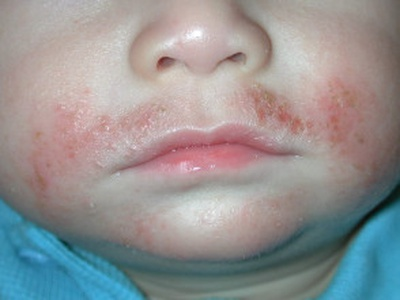
#> input picture Eczema Dataset/Acute/0_0.jpg, 400 x 300 px
$ python -i eczema_detection.py   (imports and definitions only)   (older library calls are emulated)
#> lines starting #> are read from the running program, lines starting #| are printed output that depends on the picture; after the words box and inside, x2 and y2 are one past the last pixel; in counts of white or black regions, pixels touching at a corner belong together
#> further down, picture is the input picture: shape (300, 400, 3); mean B, G, R 146.8, 146.3, 147.7
# -*- coding: utf-8 -*-
"""
Created on Fri Nov 19 20:01:23 2021

@author: 60112
"""

from skimage import io, exposure, morphology, filters, color, \
                    segmentation, feature, measure, img_as_float, img_as_ubyte
from skimage.color.adapt_rgb import adapt_rgb, each_channel, hsv_value

import numpy as np
import matplotlib.pyplot as plt
import cv2
import glob
import PIL
from PIL import Image
import os, sys
from skimage.morphology import (erosion, dilation, opening, closing,  # noqa
                                white_tophat)
from skimage.morphology import black_tophat, skeletonize, convex_hull_image  # noqa
from skimage.morphology import disk
from skimage.segmentation import watershed
#warnings.simplefilter("ignore")
from scipy import ndimage as ndi
from skimage import img_as_ubyte
from sklearn.cluster import KMeans
from skimage.measure import label as skilabel

from scipy import ndimage

### Libraries
import numpy as np
import cv2
from skimage import filters as skifilters
from scipy import ndimage
import skimage
from skimage import filters

from sklearn.cluster import KMeans
from skimage.measure import label as skilabel

from scipy import ndimage

#color moment
#
### Libraries
import numpy as np
from scipy.stats import skew
from scipy.stats import kurtosis
from skimage.feature import greycomatrix, greycoprops
from sklearn.model_selection import train_test_split, GridSearchCV
from sklearn import svm

from sklearn.metrics import confusion_matrix, f1_score, precision_score,  recall_score, accuracy_score, classification_report


"""
resize all images in folder
folder1= "./Eczema/Acute/"
folder2= "./Eczema/Chronic/"
def resize (folder):
    for i in os.listdir(folder):
        file = f"{folder}\\{i}"
        im = Image.open(file)
        im = im.resize((400, 300), Image.ANTIALIAS)
        im.save(file,quality=95)

resize(folder1)
resize(folder2)"""

#*****************************************************************************************
#reading image from file(Acute&Chronic)
diseases = [('Acute','acute'),
           ('Chronic','chronic')]

image_db = []
# [8 lines not run here, left out]


#for fair judgement we take equal number of image sfrom each folder
image_list=[]
image_db_fair = [ic[:396] for ic in image_db]
# [1 line not run here, left out]
image_list= np.array(image_db_fair)


#original images list append to another list as backup
count=0
original_images=[]
# [6 lines not run here, left out]

#len(original_images)

#****************************************************************************************

#Image Pre-processing
#****************************************************************************************

#create the mask to filter
# [9 lines left out: function create_circular_mask, not called in this run]


kernel = np.ones((2,2),np.uint8)

#denoise image
@adapt_rgb(each_channel)
def median_filter_each(image):
    return filters.median(image, kernel)

#this function purpose is to remove hair and water mark from image
def occlusion_removal(img,threshold=10,kernel=8,minArea=30000):
    # Remove Dark Hair Occlusions in Dermatoscopic Images via LUV Color Space
#> called with threshold = 10, kernel = 8, minArea = 30000
    luv       = cv2.cvtColor(img, cv2.COLOR_RGB2Luv)
#> luv: shape (300, 400, 3); mean of channels 0, 1, 2 154.4, 96.9, 132.8

    # Morphological Closing via Spherical SE
    kernel    = cv2.getStructuringElement(cv2.MORPH_ELLIPSE,(kernel,kernel))
    closing   = cv2.morphologyEx(luv, cv2.MORPH_CLOSE, kernel)
#> closing: shape (300, 400, 3); mean of channels 0, 1, 2 157.2, 97.2, 133.5

    # Generate Masks via Hysteresis Thresholding Difference Image in L Channel
    diffc      = closing[:,:,0]-luv[:,:,0]
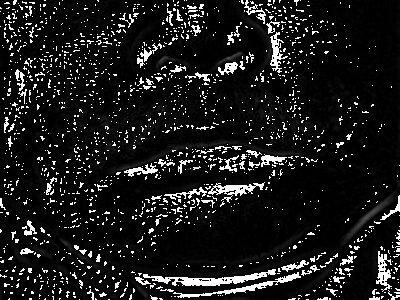
#> diffc: shape (300, 400); min 0, max 255, mean 27
    maskc      = (skifilters.apply_hysteresis_threshold(diffc,threshold,70)).astype(np.uint8)*255
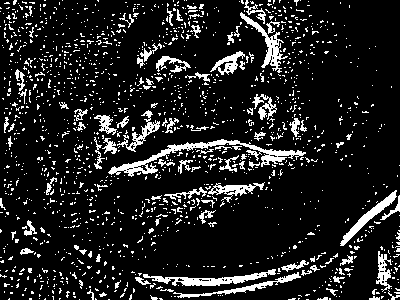
#> maskc: shape (300, 400); 12.6% white in thin lines or dots

    # Remove Side Components
    label_im, nb_labels = ndimage.label(maskc)
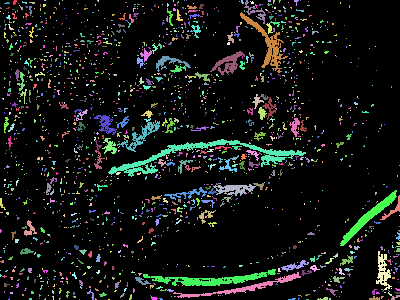
#> label_im: shape (300, 400) int32; 1751 distinct labels, from 0 to 1750; one colour per label, 0 black
#> nb_labels = 1750
    sizes               = ndimage.sum(maskc, label_im, range(nb_labels + 1))
#> sizes = 1751 values, max 324360 at index 949, min 0 at index 0, mean 2200
    temp_mask           = sizes > minArea
    maskc               = (temp_mask[label_im]*255).astype(np.uint8)
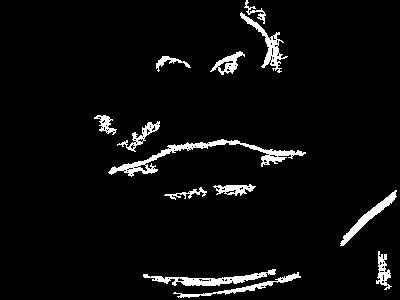
#> maskc: shape (300, 400); 4.5% white; 13 white regions, largest, box (x1, y1, x2, y2) and area: (108, 139, 306, 177) 1272, (143, 269, 276, 286) 763, (240, 12, 288, 73) 582

    mask_3dc   = maskc[:,:,None] * np.ones(3,dtype=np.uint8)[None, None, :]
#> mask_3dc: shape (300, 400, 3); mean of channels 0, 1, 2 11.6, 11.6, 11.6
    basec      = cv2.bitwise_not(maskc)
    base_3dc   = basec[:,:,None] * np.ones(3,dtype=np.uint8)[None, None, :]
#> base_3dc: shape (300, 400, 3); mean of channels 0, 1, 2 243.4, 243.4, 243.4

    # Restitch Preprocessed Image
    preimagec  = ((base_3dc/255)*luv).astype(np.uint8)
#> preimagec: shape (300, 400, 3); mean of channels 0, 1, 2 148.4, 92.5, 126.9
    postimagec = ((mask_3dc/255)*closing).astype(np.uint8)
#> postimagec: shape (300, 400, 3); mean of channels 0, 1, 2 6.4, 4.4, 6
    fullc      = preimagec + postimagec
#> fullc: shape (300, 400, 3); mean of channels 0, 1, 2 154.8, 96.9, 132.9
    outputc    = cv2.cvtColor(fullc, cv2.COLOR_Luv2RGB)

    return outputc, maskc

#Equalize the image contrast using  the Contrast-Limited Adaptive
#Histogram Equalization (CLAHE) method.
def clahe_LAB(img,clip=0.9,tile=8):
    # Contrast Limited Adaptive Histogram Equalization in LAB Color Space
#> called with clip = 0.9, tile = 8
    lab        = cv2.cvtColor(img, cv2.COLOR_RGB2LAB)
#> lab: shape (300, 400, 3); mean of channels 0, 1, 2 154.8, 129.5, 127.6
    clahe      = cv2.createCLAHE(clipLimit=clip, tileGridSize=(tile,tile))
    lab[:,:,0] = clahe.apply(lab[:,:,0])
#> lab: shape (300, 400, 3); mean of channels 0, 1, 2 152.9, 129.5, 127.6
    output     = cv2.cvtColor(lab, cv2.COLOR_LAB2RGB)
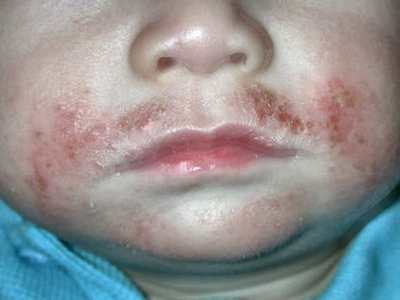
#> output: shape (300, 400, 3); mean B, G, R 144.8, 144.6, 145.6
    return output


#segmwet the  skin region using threshold and watershed algorithm
# [35 lines left out: function segment_image, not called in this run]


#function to apply all above methods
def pre_processing(img,seg=False):

    # Occlusion Removal
    occ,mask1 = occlusion_removal(img)
    # CLAHE Preprocessing
    cl   = clahe_LAB(occ)
    #denoise
    img=median_filter_each(cl)
    if seg:
    # segment only interested region
        img=segment_image(img)
    return img


#plotting images
# [1 line not run here, left out]
# [1 line that did not run here, left out]

# Occlusion Removal
# [1 line that did not run here, left out]

#denoised image
# [1 line that did not run here, left out]

# CLAHE Preprocessing
# [1 line that did not run here, left out]

"""plt.figure(figsize=(12,8))
plt.subplot(141),    plt.imshow(img), plt.title('Original Image'), plt.axis("off")
plt.subplot(142),    plt.imshow(hr1), plt.title('Occlusion Removal'), plt.axis("off")
plt.subplot(143),    plt.imshow(hr2), plt.title('Denoised'), plt.axis("off")
plt.subplot(144),    plt.imshow(cl1), plt.title('Enhanced Image'), plt.axis("off")

#plt.subplot(133),    plt.imshow(cl1), plt.title('Original Image'), plt.axis("off")
plt.axis('off')
plt.savefig('foo.png')  """


# [8 lines not run here, left out]
# [1 line that did not run here, left out]
# [3 lines not run here, left out]

#save the segmented images to directory
"""count=1
for i in range(0,len(image_list)):
    for im in range(0,len(image_list[i])):
        input_img=image_list[i][im]
        img = pre_processing(input_img)
        img = cv2.cvtColor(img, cv2.COLOR_RGB2BGR)
        cv2.imwrite("Segmented/"+str(count)+".jpg",img)
        count+=1 """


#append data without segmentation to see the result comparison in classification
count=0
pre_process=[]
# [7 lines not run here, left out]

#*************************************************************************************


#*************************************************************************************

#Feature Extraction

#texture feature
# [105 lines left out: functions GLCM, entropyplus, entropyplus_3, color_moments, extract_features, not called in this run]

# Feature Vector Length (Redundancy Check)
#demo = np.array(extract_features(image_list[0][0]))
#print("Feature Vector Shape: "+str(demo.shape))
#demo

#*****************************************************************************************


#reading from segmented image file

image_db1 = []
path = './segmented/*.jpg'
# [8 lines not run here, left out]
image_db1 = np.array(image_db1)

#apply feature extraction on segmented images
eczema=[]
counter=0
# [7 lines not run here, left out]


#apply feature extraction on non-segmented images
clean_img = np.array(pre_process)

eczema2=[]
counter=0
# [7 lines not run here, left out]


data1=np.squeeze(np.array(eczema))  #segmented
data2=np.squeeze(np.array(eczema2)) #not segmented

labels = []
# [2 lines not run here, left out]


#train model

X =data2  #data2
y = labels

# [1 line that did not run here, left out]


# clf = svm.SVC(gamma='scale', class_weight='balanced')
# clf.fit(X_train, y_train)
# y_pred = clf.predict(X_test)

# [1 line not run here, left out]

param_grid = {'C': [1, 1e1, 1e2, 1e3, 5e3, 1e4],
              'gamma': [0.0001, 0.0005, 0.001, 0.005, 0.01, 0.1],
              'class_weight': [None, 'balanced']}
clf = GridSearchCV(svm.SVC(kernel='rbf'), param_grid)
# [1 line that did not run here, left out]

# [2 lines not run here, left out]

# [1 line that did not run here, left out]


short_labels = [i[0] for i in diseases]

# [1 line that did not run here, left out]
# [1 line that did not run here, left out]
# [1 line not run here, left out]
# [1 line that did not run here, left out]

# [2 lines not run here, left out]
# [1 line that did not run here, left out]
# [1 line that did not run here, left out]
# [1 line that did not run here, left out]
# [4 lines not run here, left out]


import seaborn as sns
ax= plt.subplot()
# [6 lines not run here, left out]


# [20 lines left out: functions showImage, checkPredictions, not called in this run]


# [1 line not run here, left out]

#apply on unseen data
# [11 lines left out: function predict, not called in this run]

# [2 lines not run here, left out]

>>> import cv2
>>> picture = cv2.imread('../Eczema Dataset/Acute/0_0.jpg')
>>> result = pre_processing(picture)

$ run again, on Eczema Dataset/Acute/0_16.jpg
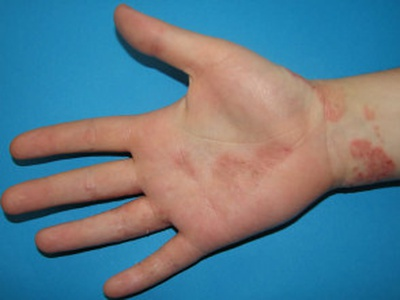
#> input picture Eczema Dataset/Acute/0_16.jpg, 400 x 300 px
#> picture is the input picture: shape (300, 400, 3); mean B, G, R 138.1, 123.9, 96.6
#> luv: shape (300, 400, 3); mean of channels 0, 1, 2 135.6, 106.3, 144.5
#> closing: shape (300, 400, 3); mean of channels 0, 1, 2 138.9, 106.7, 145.2
#> in occlusion_removal, `label_im, nb_labels = ndimage.label(maskc)`:
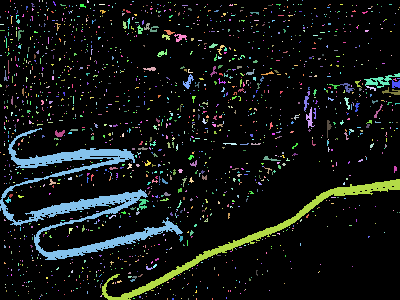
#> label_im: shape (300, 400) int32; 1845 distinct labels, from 0 to 1844; one colour per label, 0 black
#> nb_labels = 1844
#> sizes = 1845 values, max 1131690 at index 1065, min 0 at index 0, mean 1862.7
#> mask_3dc: shape (300, 400, 3); mean of channels 0, 1, 2 14.6, 14.6, 14.6
#> basec: shape (300, 400); 94.3% white; 3 black regions, box (x1, y1, x2, y2) and area: (0, 128, 183, 260) 4438, (102, 179, 400, 300) 2241, (364, 73, 400, 88) 189
#> base_3dc: shape (300, 400, 3); mean of channels 0, 1, 2 240.4, 240.4, 240.4
#> preimagec: shape (300, 400, 3); mean of channels 0, 1, 2 131.8, 100.6, 136.7
#> postimagec: shape (300, 400, 3); mean of channels 0, 1, 2 5.5, 5.7, 7.9
#> fullc: shape (300, 400, 3); mean of channels 0, 1, 2 137.3, 106.3, 144.5
#> in clahe_LAB, `output     = cv2.cvtColor(lab, cv2.COLOR_LAB2RGB)`:
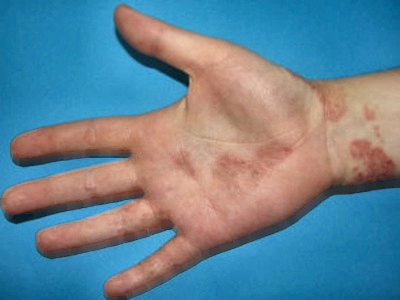
#> output: shape (300, 400, 3); mean B, G, R 146.4, 132, 104.9

$ run again, on Eczema Dataset/Acute/0_17.jpg
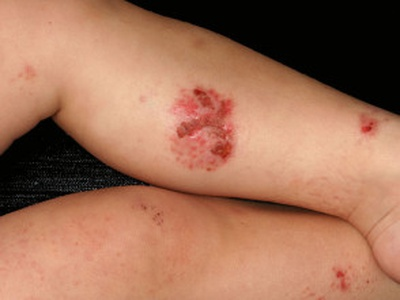
#> input picture Eczema Dataset/Acute/0_17.jpg, 400 x 300 px
#> picture is the input picture: shape (300, 400, 3); mean B, G, R 89.1, 114, 163.2
#> luv: shape (300, 400, 3); mean of channels 0, 1, 2 120, 86.9, 93.9
#> closing: shape (300, 400, 3); mean of channels 0, 1, 2 122.4, 87.1, 94.6
#> in occlusion_removal, `label_im, nb_labels = ndimage.label(maskc)`:
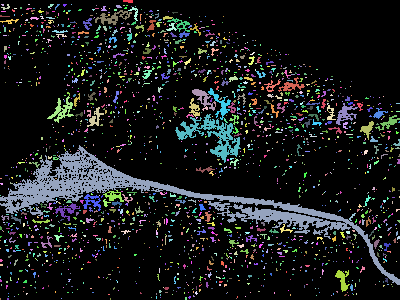
#> label_im: shape (300, 400) int32; 2135 distinct labels, from 0 to 2134; one colour per label, 0 black
#> nb_labels = 2134
#> sizes = 2135 values, max 1646025 at index 1073, min 0 at index 0, mean 2330.7
#> mask_3dc: shape (300, 400, 3); mean of channels 0, 1, 2 19.6, 19.6, 19.6
#> basec: shape (300, 400); 92.3% white; 12 black regions, largest, box (x1, y1, x2, y2) and area: (0, 145, 400, 285) 6455, (175, 114, 241, 163) 963, (192, 88, 231, 120) 375
#> base_3dc: shape (300, 400, 3); mean of channels 0, 1, 2 235.4, 235.4, 235.4
#> preimagec: shape (300, 400, 3); mean of channels 0, 1, 2 114.8, 80, 86.1
#> postimagec: shape (300, 400, 3); mean of channels 0, 1, 2 6.4, 7, 7.8
#> fullc: shape (300, 400, 3); mean of channels 0, 1, 2 121.1, 87, 94
#> in pre_processing, `img=median_filter_each(cl)`:
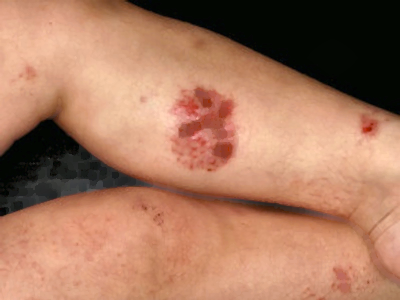
#> img: shape (300, 400, 3); mean B, G, R 96, 121.3, 169.8

$ run again, on Eczema Dataset/Acute/0_18.jpg
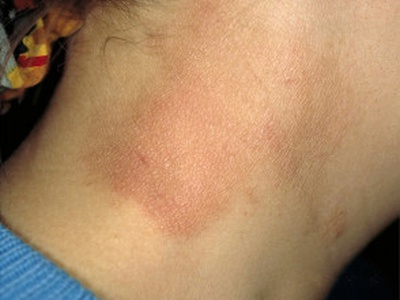
#> input picture Eczema Dataset/Acute/0_18.jpg, 400 x 300 px
#> picture is the input picture: shape (300, 400, 3); mean B, G, R 100.6, 134.7, 169.9
#> luv: shape (300, 400, 3); mean of channels 0, 1, 2 138.5, 84.6, 103.8
#> closing: shape (300, 400, 3); mean of channels 0, 1, 2 143.6, 84.9, 104.4
#> in occlusion_removal, `label_im, nb_labels = ndimage.label(maskc)`:
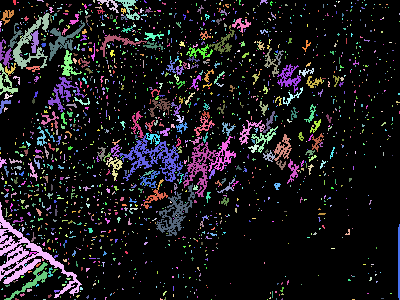
#> label_im: shape (300, 400) int32; 2078 distinct labels, from 0 to 2077; one colour per label, 0 black
#> nb_labels = 2077
#> sizes = 2078 values, max 392445 at index 1588, min 0 at index 0, mean 2369
#> mask_3dc: shape (300, 400, 3); mean of channels 0, 1, 2 16.7, 16.7, 16.7
#> basec: shape (300, 400); 93.5% white; 18 black regions, largest, box (x1, y1, x2, y2) and area: (143, 136, 236, 236) 1544, (0, 202, 82, 298) 1539, (119, 111, 183, 182) 969
#> base_3dc: shape (300, 400, 3); mean of channels 0, 1, 2 238.3, 238.3, 238.3
#> preimagec: shape (300, 400, 3); mean of channels 0, 1, 2 130.4, 78.6, 96.6
#> postimagec: shape (300, 400, 3); mean of channels 0, 1, 2 9.1, 6, 7.3
#> fullc: shape (300, 400, 3); mean of channels 0, 1, 2 139.5, 84.6, 103.9
#> in clahe_LAB, `output     = cv2.cvtColor(lab, cv2.COLOR_LAB2RGB)`:
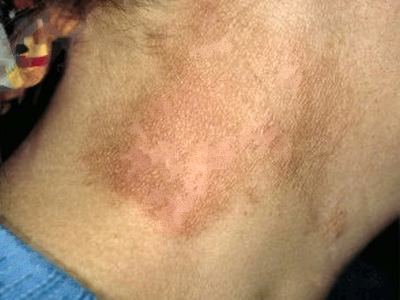
#> output: shape (300, 400, 3); mean B, G, R 106.1, 140.5, 175.5
